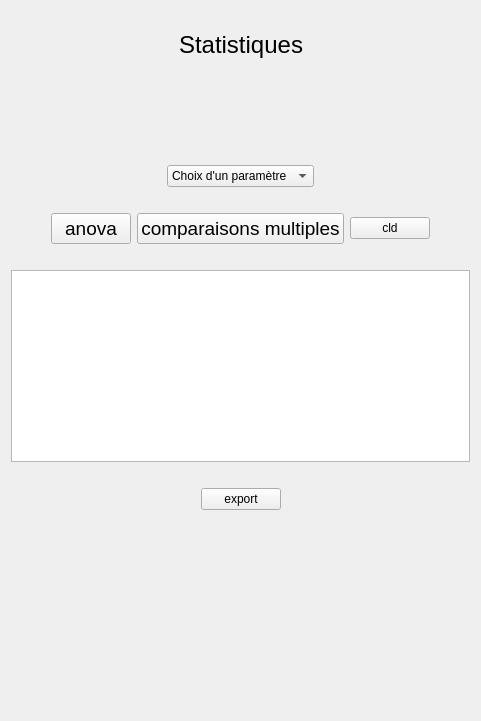
      <widget class="QWidget" name="page_6">
       <layout class="QVBoxLayout" name="verticalLayout_5">
        <item>
         <spacer name="verticalSpacer_36">
          <property name="orientation">
           <enum>Qt::Vertical</enum>
          </property>
          <property name="sizeType">
           <enum>QSizePolicy::Minimum</enum>
          </property>
          <property name="sizeHint" stdset="0">
           <size>
            <width>20</width>
            <height>20</height>
           </size>
          </property>
         </spacer>
        </item>
        <item>
         <layout class="QHBoxLayout" name="horizontalLayout_16">
          <item>
           <spacer name="horizontalSpacer_37">
            <property name="orientation">
             <enum>Qt::Horizontal</enum>
            </property>
            <property name="sizeHint" stdset="0">
             <size>
              <width>40</width>
              <height>20</height>
             </size>
            </property>
           </spacer>
          </item>
          <item>
           <widget class="QLabel" name="titre_page6">
            <property name="font">
             <font>
              <pointsize>18</pointsize>
             </font>
            </property>
            <property name="layoutDirection">
             <enum>Qt::LeftToRight</enum>
            </property>
            <property name="autoFillBackground">
             <bool>true</bool>
            </property>
            <property name="text">
             <string>Statistiques</string>
            </property>
            <property name="scaledContents">
             <bool>false</bool>
            </property>
            <property name="alignment">
             <set>Qt::AlignCenter</set>
            </property>
            <property name="wordWrap">
             <bool>false</bool>
            </property>
           </widget>
          </item>
          <item>
           <spacer name="horizontalSpacer_38">
            <property name="orientation">
             <enum>Qt::Horizontal</enum>
            </property>
            <property name="sizeHint" stdset="0">
             <size>
              <width>40</width>
              <height>20</height>
             </size>
            </property>
           </spacer>
          </item>
         </layout>
        </item>
        <item>
         <spacer name="verticalSpacer_37">
          <property name="orientation">
           <enum>Qt::Vertical</enum>
          </property>
          <property name="sizeType">
           <enum>QSizePolicy::Minimum</enum>
          </property>
          <property name="sizeHint" stdset="0">
           <size>
            <width>100</width>
            <height>100</height>
           </size>
          </property>
         </spacer>
        </item>
        <item>
         <layout class="QHBoxLayout" name="horizontalLayout_15">
          <item>
           <spacer name="horizontalSpacer_34">
            <property name="orientation">
             <enum>Qt::Horizontal</enum>
            </property>
            <property name="sizeHint" stdset="0">
             <size>
              <width>40</width>
              <height>20</height>
             </size>
            </property>
           </spacer>
          </item>
          <item>
           <widget class="QComboBox" name="comboBox_page6">
            <property name="editable">
             <bool>false</bool>
            </property>
            <property name="currentText">
             <string>Choix d'un paramètre</string>
            </property>
            <item>
             <property name="text">
              <string>Choix d'un paramètre</string>
             </property>
            </item>
            <item>
             <property name="text">
              <string>Gmax</string>
             </property>
            </item>
            <item>
             <property name="text">
              <string>t50</string>
             </property>
            </item>
            <item>
             <property name="text">
              <string>AUC</string>
             </property>
            </item>
           </widget>
          </item>
          <item>
           <spacer name="horizontalSpacer_36">
            <property name="orientation">
             <enum>Qt::Horizontal</enum>
            </property>
            <property name="sizeHint" stdset="0">
             <size>
              <width>40</width>
              <height>20</height>
             </size>
            </property>
           </spacer>
          </item>
         </layout>
        </item>
        <item>
         <spacer name="verticalSpacer_38">
          <property name="orientation">
           <enum>Qt::Vertical</enum>
          </property>
          <property name="sizeType">
           <enum>QSizePolicy::Minimum</enum>
          </property>
          <property name="sizeHint" stdset="0">
           <size>
            <width>20</width>
            <height>20</height>
           </size>
          </property>
         </spacer>
        </item>
        <item>
         <layout class="QHBoxLayout" name="horizontalLayout">
          <item>
           <spacer name="horizontalSpacer_33">
            <property name="orientation">
             <enum>Qt::Horizontal</enum>
            </property>
            <property name="sizeHint" stdset="0">
             <size>
              <width>40</width>
              <height>20</height>
             </size>
            </property>
           </spacer>
          </item>
          <item>
           <widget class="QPushButton" name="anova_page6">
            <property name="font">
             <font>
              <pointsize>14</pointsize>
             </font>
            </property>
            <property name="text">
             <string>anova</string>
            </property>
           </widget>
          </item>
          <item>
           <widget class="QPushButton" name="multcomp_page6">
            <property name="font">
             <font>
              <pointsize>14</pointsize>
             </font>
            </property>
            <property name="text">
             <string>comparaisons multiples</string>
            </property>
           </widget>
          </item>
          <item>
           <widget class="QPushButton" name="pushButton">
            <property name="text">
             <string>cld</string>
            </property>
           </widget>
          </item>
          <item>
           <spacer name="horizontalSpacer_35">
            <property name="orientation">
             <enum>Qt::Horizontal</enum>
            </property>
            <property name="sizeHint" stdset="0">
             <size>
              <width>40</width>
              <height>20</height>
             </size>
            </property>
           </spacer>
          </item>
         </layout>
        </item>
        <item>
         <spacer name="verticalSpacer_39">
          <property name="orientation">
           <enum>Qt::Vertical</enum>
          </property>
          <property name="sizeType">
           <enum>QSizePolicy::Minimum</enum>
          </property>
          <property name="sizeHint" stdset="0">
           <size>
            <width>20</width>
            <height>20</height>
           </size>
          </property>
         </spacer>
        </item>
        <item>
         <layout class="QHBoxLayout" name="horizontalLayout_18">
          <item>
           <widget class="QTableView" name="tableView_page6"/>
          </item>
         </layout>
        </item>
        <item>
         <spacer name="verticalSpacer_41">
          <property name="orientation">
           <enum>Qt::Vertical</enum>
          </property>
          <property name="sizeType">
           <enum>QSizePolicy::Minimum</enum>
          </property>
          <property name="sizeHint" stdset="0">
           <size>
            <width>20</width>
            <height>20</height>
           </size>
          </property>
         </spacer>
        </item>
        <item>
         <layout class="QHBoxLayout" name="horizontalLayout_17">
          <item>
           <spacer name="horizontalSpacer_39">
            <property name="orientation">
             <enum>Qt::Horizontal</enum>
            </property>
            <property name="sizeHint" stdset="0">
             <size>
              <width>40</width>
              <height>20</height>
             </size>
            </property>
           </spacer>
          </item>
          <item>
           <widget class="QPushButton" name="export_page6">
            <property name="text">
             <string>export</string>
            </property>
           </widget>
          </item>
          <item>
           <spacer name="horizontalSpacer_40">
            <property name="orientation">
             <enum>Qt::Horizontal</enum>
            </property>
            <property name="sizeHint" stdset="0">
             <size>
              <width>40</width>
              <height>20</height>
             </size>
            </property>
           </spacer>
          </item>
         </layout>
        </item>
        <item>
         <spacer name="verticalSpacer_40">
          <property name="orientation">
           <enum>Qt::Vertical</enum>
          </property>
          <property name="sizeType">
           <enum>QSizePolicy::Minimum</enum>
          </property>
          <property name="sizeHint" stdset="0">
           <size>
            <width>20</width>
            <height>200</height>
           </size>
          </property>
         </spacer>
        </item>
       </layout>
      </widget>
